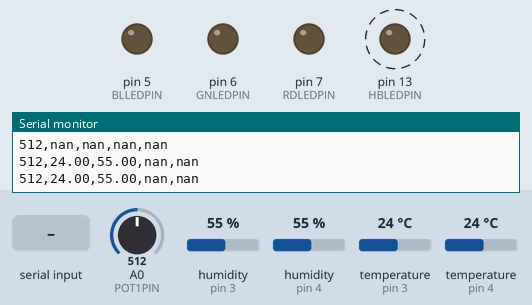
Simulated run of this sketch. Board: Arduino Uno, built with avr-gcc and run on an emulated ATmega328P. On the bench: output pins drawn as LEDs (lit = HIGH), the last lines printed to the serial monitor. Dashed ring = blinking. The test bench sets the inputs (shaded band); at power-on: A0 (POT1PIN) = 512, humidity (sensors on pin 3, pin 4) 55 %, temperature (sensors on pin 3, pin 4) 24 °C.

Above: at 1.2 s.
1.3 s: "bgrLEDs,1\n" received over Serial
At 3.9 s:
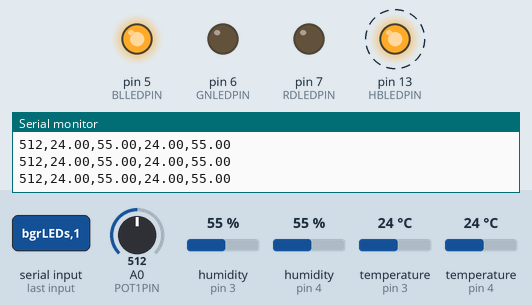
Timing chart, 0 to 10.8 s (numbered marks = the images above; inputs shaded):
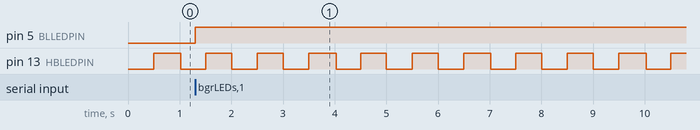

Measured:
- after the input at 1.3 s, pin 5 (BLLEDPIN): LOW → HIGH at once
- by itself, pin 13 (HBLEDPIN): alternates HIGH for 0.51 s and LOW for 0.49 s

The sketch:

TTB-AP-Lesson10.ino
```cpp
// Using an Arduino with Python LESSON 10: Passing Data from Python to Arduino.
// https://www.youtube.com/watch?v=dbZZlq1_M4o
// https://toptechboy.com/

// https://www.arduino.cc/en/Tutorial/BuiltInExamples/SerialEvent
// https://www.best-microcontroller-projects.com/arduino-strtok.html

#include <DHT.h>              // DHT11/22 sensor library.

//Debugging & testing defines.
//#define TESTSRX               // Enable serial received command testing serial prints.

// DHT11/22 sensor defines.
#define DHTTYPE11 DHT11       // Blue module, DHT11 defined as 11 in <DHT.h>.
#define DHTTYPE22 DHT22       // White module, DHT22 defined as 22 in <DHT.h>.

// Arduino analog I/O pin defines.
#define POT1PIN A0            // Also known as IO pin 21.

// Arduino digital I/O pin defines.
#define DHT11PIN 3
#define DHT22PIN 4
#define BLLEDPIN 5
#define GNLEDPIN 6
#define RDLEDPIN 7
#define HBLEDPIN LED_BUILTIN  // Usually digital pin 13.

// Some (re)defines to make LED control easier to follow.
#define ON HIGH
#define OFF LOW

// Function prototypes - this allows the definition of default values.
void bgrLEDBank(int action = 0);

//Code loop job defines.
#define JOB1CYCLE 100         // Job 1 execution cycle: 0.1s  - Get the data: Read the potentiometers.
#define JOB2CYCLE 1000        // Job 2 execution cycle: 1s    - Get the data: Read the DHT11 sensor.
#define JOB3CYCLE 2000        // Job 3 execution cycle: 2s    - Get the data: Read the DHT22 sensor.
#define JOB4CYCLE 100         // Job 4 execution cycle: 0.1s  - Share the results: Output data to the serial console.
#define JOB5CYCLE 10          // Job 5 execution cycle: 0.01s - Action commands: Parse and action any received serial commands.
#define JOB9CYCLE 500         // Job 9 execution cycle: 0.5s  - Toggle the heartbeat LED.

#define CMDBUFFERMAX 32               // The maximum size of the command buffer in which received command characters are stored.
char commandBuffer[CMDBUFFERMAX + 1]; // A charater array variable to hold incoming command character data.
const char cmdDelimiter[] = " ,=:~!"; // The delimiter for the command subject and command action can be any of these characters.
bool commandReady = false;            // A flag to indicate that the current command is ready to be actioned.

// Sensor object initialisations.
DHT myDHT11(DHT11PIN, DHTTYPE11);     // Initialize the DHT11 sensor for normal 16mhz Arduino (default delay = 6).
DHT myDHT22(DHT22PIN, DHTTYPE22);     // Initialize the DHT22 sensor for normal 16mhz Arduino (default delay = 6).

void setup() {
  // Initialise the potentiometer pins.
  pinMode(POT1PIN, INPUT);
  // Start the DHT11 sensor.
  myDHT11.begin();
  // Start the DHT22 sensor.
  myDHT22.begin();
  // Initialise the LED pins.
  pinMode(BLLEDPIN, OUTPUT);
  pinMode(GNLEDPIN, OUTPUT);
  pinMode(RDLEDPIN, OUTPUT);
  pinMode(HBLEDPIN, OUTPUT);
  // Start the serial port.
  Serial.begin(115200);
  while(!Serial); // Wait for the serial I/O to start.
}

void loop() {
  // Initialise the heartbeat status variable - OFF = LOW = 0.
  static bool hbStatus = OFF;
  // Initialise the potentiometer variable to something that indicates an invalid reading.
  static int pot1Value = -1;
  // Initialise the DHT variables to something that indicates invalid readings.
  static float temperatureDHT11 = NAN;
  static float humidityDHT11    = NAN;
  static float temperatureDHT22 = NAN;
  static float humidityDHT22    = NAN;
  // Record the current time. When a single timeNow is used for all jobs it ensures they are synchronised.
  unsigned long timeNow = millis();
  // Job variables. Set to timeNow so that jobs do not start immediately - this allows the sensors to settle.
  static unsigned long timeMark1 = timeNow; // Last time Job 1 was executed.
  static unsigned long timeMark2 = timeNow; // Last time Job 2 was executed.
  static unsigned long timeMark3 = timeNow; // Last time Job 3 was executed.
  static unsigned long timeMark4 = timeNow; // Last time Job 4 was executed.
  static unsigned long timeMark5 = timeNow; // Last time Job 5 was executed.
  static unsigned long timeMark9 = timeNow; // Last time Job 9 was executed.
  // Job 1 - Get the data: Read the potentiometers.
  if (timeNow - timeMark1 >= JOB1CYCLE) {
    timeMark1 = timeNow;
    // Do something...
    pot1Value = analogRead(POT1PIN);
  }
  // Job 2 - Get the data: Read the DHT11 sensor.
  if (timeNow - timeMark2 >= JOB2CYCLE) {
    timeMark2 = timeNow;
    // Do something...
    temperatureDHT11 = myDHT11.readTemperature();
    humidityDHT11 = myDHT11.readHumidity();
  }
  // Job 3 - Get the data: Read the DHT22 sensor.
  if (timeNow - timeMark3 >= JOB3CYCLE) {
    timeMark3 = timeNow;
    // Do something...
    temperatureDHT22 = myDHT22.readTemperature();
    humidityDHT22 = myDHT22.readHumidity();
  }
  // Job 4 - Share the results: Output CSV data to the serial console.
  if (timeNow - timeMark4 >= JOB4CYCLE) {
    timeMark4 = timeNow;
    // Do something...
    #ifndef TESTSRX
      Serial.print(pot1Value);
      Serial.print(",");
      Serial.print(temperatureDHT11);
      Serial.print(",");
      Serial.print(humidityDHT11);
      Serial.print(",");
      Serial.print(temperatureDHT22);
      Serial.print(",");
      Serial.print(humidityDHT22);
      Serial.println();
    #endif
  }
  // Job 5 - Action commands: Parse and action any received serial commands.
  if (timeNow - timeMark5 >= JOB5CYCLE) {
    timeMark5 = timeNow;
    // Do something...
    if (commandReady) {
      // Parse the command - NULL is returned if nothing is found by strtok().
      // strtok() is an interesting command! It is quite clever and is reenterant.
      char *subject = strtok(commandBuffer, cmdDelimiter);  // A pointer to a NULL terminated part of the command buffer.
      char *action = strtok(NULL, cmdDelimiter);            // A pointer to another NULL terminated part of the command buffer.
      #ifdef TESTSRX
        Serial.print("Cmd Received: ");
        if (subject != NULL) {
          Serial.print(subject);
        }
        else {
          Serial.print("S-NULL");
        }
        Serial.print(" = ");
        if (subject != NULL) {
          Serial.println(action);
        }
        else {
          Serial.print("A-NULL");
        }
      #endif
      // Lets action the command.
      if (strcmp(subject, "bgrLEDs") == 0 and action != NULL) {
        bgrLEDBank(atoi(action));   // We have a recognised subject and an action for it.
      }
      // All done, so clear the ready flag for the next command to be received.
      commandReady = false;
    }
  }
  // Job 9 - Toggle the heartbeat LED.
  if (timeNow - timeMark9 >= JOB9CYCLE) {
    timeMark9 = timeNow;
    // Do something...
    hbStatus = !hbStatus; // Toggle the heartbeat status.
    digitalWrite(HBLEDPIN, hbStatus);
  }
}

// SerialEvent automatically executes after each run of main loop if new serial data has been received.
void serialEvent() {
  // We must preserve the command buffer index between calls as this function may not collect a whole command in a single call.
  static byte bufferIndex = 0;
  while (Serial.available() and not commandReady) {
    // Get the new byte of data from the serial rx buffer.
    char rxChar = (char)Serial.read();
    // If we have received the end of command delimiter or reached the end of the buffer, finish the string and set a flag for the main loop to action the command.
    if (rxChar == '\n' or bufferIndex == CMDBUFFERMAX) {
      commandBuffer[bufferIndex] = '\0';  // Terminate the string.
      commandReady = true;                // Set the command redy flag for the main loop.
      bufferIndex = 0;                    // Reset the buffer index in readyness for the next command.
    }
    // Otherwise, if we are builiding a new command, add the data to the command buffer and increment the buffer index.
    if (not commandReady) {
      commandBuffer[bufferIndex++] = rxChar;
    }
  }
}

// Turn ON/OFF the blue/green/red LEDs as per the command action.
void bgrLEDBank(int action) {
  // Valid action values are 0 - 7 using bits 0 - 2, otherwise the requetsed action is ignored.
  if (action <= 7){
    // Action value bit 0 controls the blue LED.
    if (bitRead(action, 0) == 1) {
      digitalWrite(BLLEDPIN, ON);
      #ifdef TESTSRX
        Serial.println("Blue ON");
      #endif
    }
    else {
      digitalWrite(BLLEDPIN, OFF);
      #ifdef TESTSRX
        Serial.println("Blue OFF");
      #endif
    }
    // Action value bit 1 controls the green LED.
    if (bitRead(action, 1) == 1) {
      digitalWrite(GNLEDPIN, ON);
      #ifdef TESTSRX
        Serial.println("Green ON");
      #endif
    }
    else {
      digitalWrite(GNLEDPIN, OFF);
      #ifdef TESTSRX
        Serial.println("Green OFF");
      #endif
    }
    // Action value bit 2 controls the red LED.
    if (bitRead(action, 2) == 1) {
      digitalWrite(RDLEDPIN, ON);
      #ifdef TESTSRX
        Serial.println("Red ON");
      #endif
    }
    else {
      digitalWrite(RDLEDPIN, OFF);
      #ifdef TESTSRX
        Serial.println("Red OFF");
      #endif
    }
  }
}

// EOF
```
